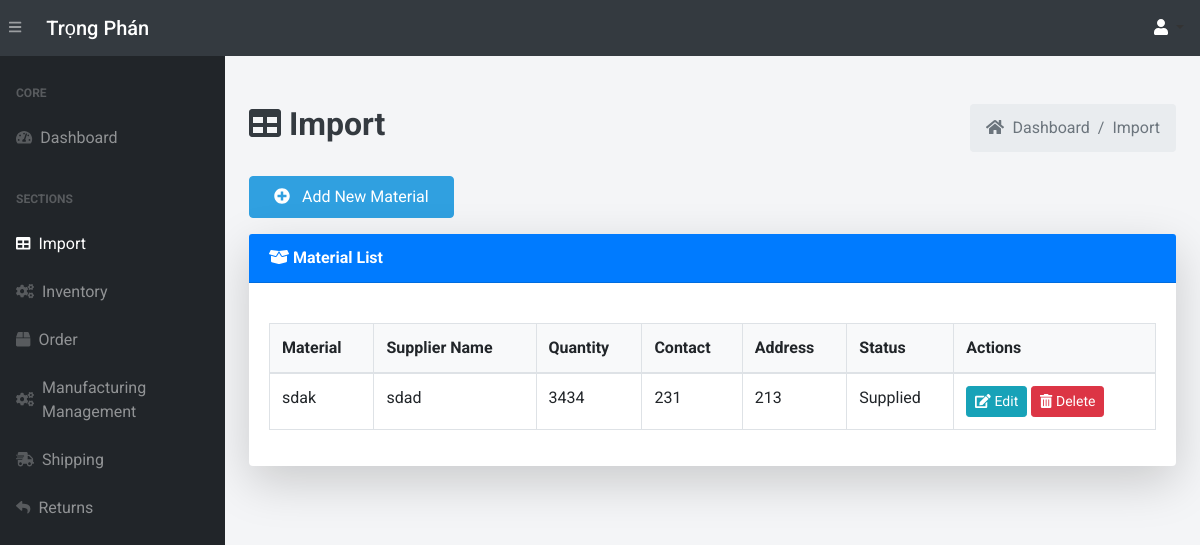
Page /import/ (signed in) on the earlier database version.
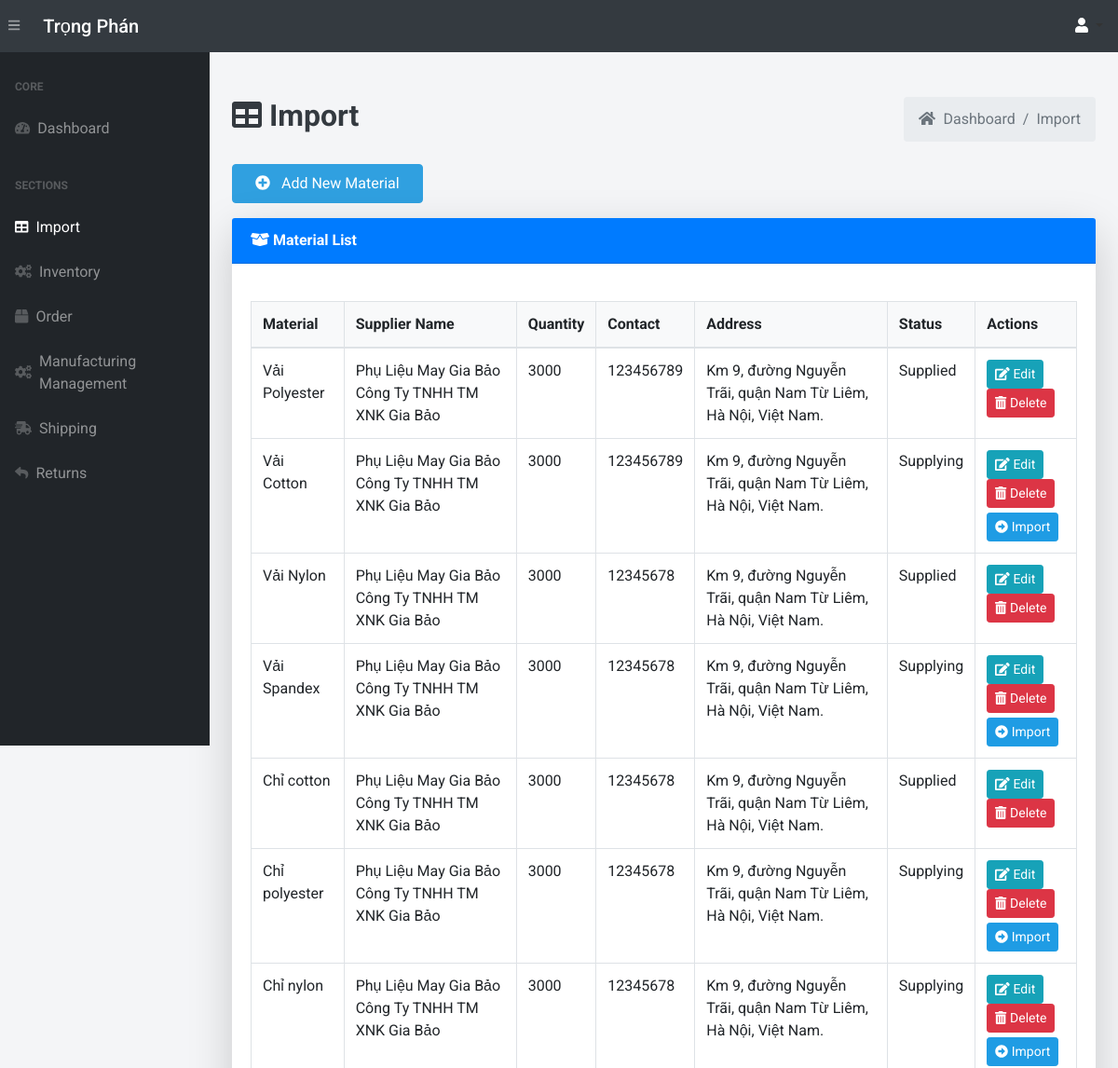
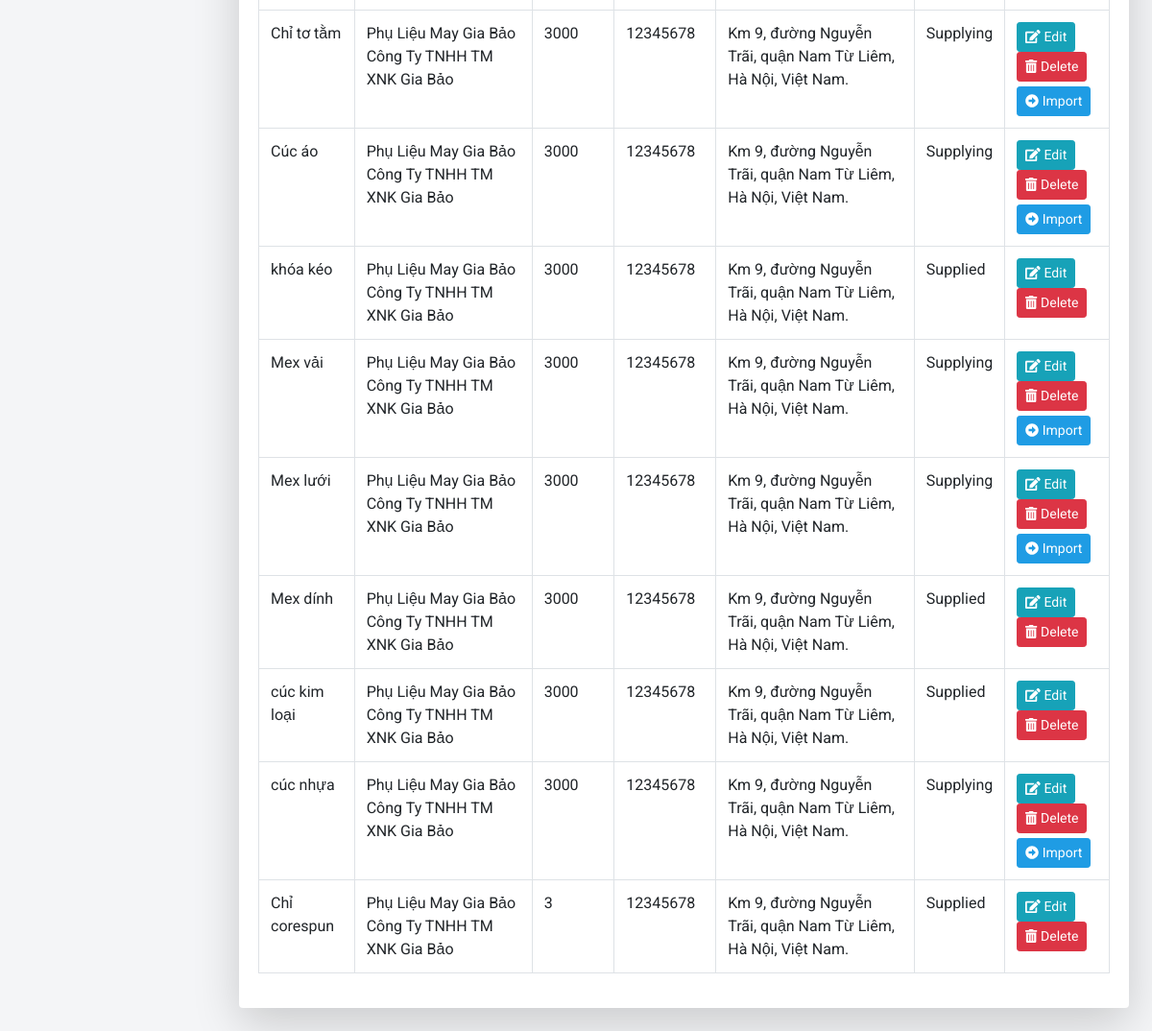
Same page on the later database version (2 pictures, top to bottom).
### app.py (models this page shows, shortened)
class Import(db.Model):
    __tablename__ = 'imports'
    import_id = db.Column(db.Integer, primary_key=True, autoincrement=True)
    material_name = db.Column(db.String(255), nullable=False)
    material_description = db.Column(db.String(255))
    quantity_in_stock = db.Column(db.Integer, default=0)
    reorder_level = db.Column(db.Integer, default=30)
    sup_name = db.Column(db.String(255), nullable=False)
    sup_contact_info = db.Column(db.String(255), nullable=False)
    sup_address = db.Column(db.String(255), nullable=False)
    status = db.Column(db.String(50), default="Supplying")
    section_name = db.Column(db.String(255))  # Section name for classification
    category = db.Column(db.String(255))  # Category of the material

### app.py (the view, shortened to what this page needs)
@app.route('/import/', methods=["GET", "POST"])
@login_required
def view_import():
    imports = Import.query.all()
    return render_template("import.html", imports=imports)

### app.py (called while the page is built, shortened)
@login_manager.user_loader
def load_user(user_id):
    return User.query.get(int(user_id))

def add_monthly_data():
    current_year = datetime.now().year
    months = [f"{current_year}-{str(month).zfill(2)}" for month in range(1, 4)]  # Tháng 1 đến tháng 6
    for month in months:
        existing_month_data = db.session.query(Order).filter(Order.order_date.like(f'{month}%')).first()
    db.session.commit()

@app.before_request
def initialize_data():
    add_monthly_data()

### templates/import.html (shortened to what this page needs)
{% extends 'base.html' %}
{% block content %}
<main>
    <div class="container-fluid mt-5">
        <div class="d-flex justify-content-between align-items-center mb-4">
            <h1 class="text-dark font-weight-bold" style="font-size: 2rem;">
                <i class="fas fa-table"></i> Import
            </h1>
            <ol class="breadcrumb mb-0">
                <li class="breadcrumb-item"><a href="/dashboard" class="text-decoration-none text-muted"><i class="fas fa-home mr-1"></i> Dashboard</a></li>
                <li class="breadcrumb-item"><a href="/import/" class="text-decoration-none text-muted">Import</a></li>
            </ol>
        </div>
        <div class="mb-3">
            <a href="/add-import" class="btn btn-add px-4 py-2 hover-shadow">
                <i class="fas fa-plus-circle mr-2"></i> Add New Material
            </a>
        </div>
        <div class="card shadow-lg border-0 mb-4">
            <div class="card-header bg-primary text-white font-weight-bold">
                <i class="fas fa-box-open"></i> Material List
            </div>
            <div class="card-body">
                <table class="table table-bordered table-hover" id="dataTable" width="100%" cellspacing="0">
                    <thead class="bg-light">
                        <tr>
                            <th>Material </th>
                            <th>Supplier Name</th>
                            <th>Quantity</th>
                            <th>Contact</th>
                            <th>Address</th>
                            <th>Status</th>
                            <th>Actions</th>
                        </tr>
                    </thead>
                    <tbody>
                        {% for import_record in imports %}
                        <tr>
                            <td>{{ import_record.material_name }}</td>
                            <td>{{ import_record.sup_name }}</td>
                            <td>{{ import_record.quantity_in_stock }}</td>
                            <td>{{ import_record.sup_contact_info }}</td>
                            <td>{{ import_record.sup_address }}</td>
                            <td>{{ import_record.status }}</td>
                            <td>
                                <a href="/update-import/{{ import_record.import_id }}" class="btn btn-info btn-sm hover-shadow">
                                    <i class="fas fa-edit"></i> Edit
                                </a>
                                <form action="{{ url_for('delete_import', import_id=import_record.import_id) }}" method="POST" style="display:inline;">
                                    <button type="submit" class="btn btn-danger btn-sm hover-shadow" onclick="return confirm('Are you sure you want to delete this import item?')" >
                                        <i class="fas fa-trash-alt"></i> Delete
                                    </button>
                                </form><br>
                                {% if import_record.status == 'Supplying' or import_record.status == 'Supply' %}
                                <form action="{{ url_for('update_import_status', import_id=import_record.import_id) }}" method="POST" style="display:inline;" >
                                    <button type="submit" class="btn btn-ac btn-sm hover-shadow"  style="margin-top: 5px;">
                                        <i class="fas fa-arrow-alt-circle-right"></i> Import
                                    </button>
                                </form>
                                {% endif %}
                            </td>
                        </tr>
                        {% endfor %}
                    </tbody>
                </table>
            </div>
        </div>
    </div>
</main>
{% endblock %}

Differences in the rows shown:
changed Import: material_name "sdak" → "Vải Polyester"; sup_name "sdad" → "Phụ Liệu May Gia Bảo Công Ty TNHH TM XNK Gia Bảo"; quantity_in_stock "3434" → "3000"; sup_contact_info "231" → "123456789"; sup_address "213" → "Km 9, đường Nguyễn Trãi, quận Nam Từ Liêm, Hà Nội, Việt Nam."
added Import: material_name "Vải Cotton", sup_name "Phụ Liệu May Gia Bảo Công Ty TNHH TM XNK Gia Bảo", quantity_in_stock "3000", sup_contact_info "123456789", sup_address "Km 9, đường Nguyễn Trãi, quận Nam Từ Liêm, Hà Nội, Việt Nam.", status "Supplying"
added Import: material_name "Vải Nylon", sup_name "Phụ Liệu May Gia Bảo Công Ty TNHH TM XNK Gia Bảo", quantity_in_stock "3000", sup_contact_info "12345678", sup_address "Km 9, đường Nguyễn Trãi, quận Nam Từ Liêm, Hà Nội, Việt Nam.", status "Supplied"
added Import: material_name "Vải Spandex", sup_name "Phụ Liệu May Gia Bảo Công Ty TNHH TM XNK Gia Bảo", quantity_in_stock "3000", sup_contact_info "12345678", sup_address "Km 9, đường Nguyễn Trãi, quận Nam Từ Liêm, Hà Nội, Việt Nam.", status "Supplying"
added Import: material_name "Chỉ cotton", sup_name "Phụ Liệu May Gia Bảo Công Ty TNHH TM XNK Gia Bảo", quantity_in_stock "3000", sup_contact_info "12345678", sup_address "Km 9, đường Nguyễn Trãi, quận Nam Từ Liêm, Hà Nội, Việt Nam.", status "Supplied"
added Import: material_name "Chỉ polyester", sup_name "Phụ Liệu May Gia Bảo Công Ty TNHH TM XNK Gia Bảo", quantity_in_stock "3000", sup_contact_info "12345678", sup_address "Km 9, đường Nguyễn Trãi, quận Nam Từ Liêm, Hà Nội, Việt Nam.", status "Supplying"
added Import: material_name "Chỉ nylon", sup_name "Phụ Liệu May Gia Bảo Công Ty TNHH TM XNK Gia Bảo", quantity_in_stock "3000", sup_contact_info "12345678", sup_address "Km 9, đường Nguyễn Trãi, quận Nam Từ Liêm, Hà Nội, Việt Nam.", status "Supplying"
added Import: material_name "Chỉ tơ tằm", sup_name "Phụ Liệu May Gia Bảo Công Ty TNHH TM XNK Gia Bảo", quantity_in_stock "3000", sup_contact_info "12345678", sup_address "Km 9, đường Nguyễn Trãi, quận Nam Từ Liêm, Hà Nội, Việt Nam.", status "Supplying"
added Import: material_name "Cúc áo", sup_name "Phụ Liệu May Gia Bảo Công Ty TNHH TM XNK Gia Bảo", quantity_in_stock "3000", sup_contact_info "12345678", sup_address "Km 9, đường Nguyễn Trãi, quận Nam Từ Liêm, Hà Nội, Việt Nam.", status "Supplying"
added Import: material_name "khóa kéo", sup_name "Phụ Liệu May Gia Bảo Công Ty TNHH TM XNK Gia Bảo", quantity_in_stock "3000", sup_contact_info "12345678", sup_address "Km 9, đường Nguyễn Trãi, quận Nam Từ Liêm, Hà Nội, Việt Nam.", status "Supplied"
added Import: material_name "Mex vải", sup_name "Phụ Liệu May Gia Bảo Công Ty TNHH TM XNK Gia Bảo", quantity_in_stock "3000", sup_contact_info "12345678", sup_address "Km 9, đường Nguyễn Trãi, quận Nam Từ Liêm, Hà Nội, Việt Nam.", status "Supplying"
added Import: material_name "Mex lưới", sup_name "Phụ Liệu May Gia Bảo Công Ty TNHH TM XNK Gia Bảo", quantity_in_stock "3000", sup_contact_info "12345678", sup_address "Km 9, đường Nguyễn Trãi, quận Nam Từ Liêm, Hà Nội, Việt Nam.", status "Supplying"
added Import: material_name "Mex dính", sup_name "Phụ Liệu May Gia Bảo Công Ty TNHH TM XNK Gia Bảo", quantity_in_stock "3000", sup_contact_info "12345678", sup_address "Km 9, đường Nguyễn Trãi, quận Nam Từ Liêm, Hà Nội, Việt Nam.", status "Supplied"
added Import: material_name "cúc kim loại", sup_name "Phụ Liệu May Gia Bảo Công Ty TNHH TM XNK Gia Bảo", quantity_in_stock "3000", sup_contact_info "12345678", sup_address "Km 9, đường Nguyễn Trãi, quận Nam Từ Liêm, Hà Nội, Việt Nam.", status "Supplied"
added Import: material_name "cúc nhựa", sup_name "Phụ Liệu May Gia Bảo Công Ty TNHH TM XNK Gia Bảo", quantity_in_stock "3000", sup_contact_info "12345678", sup_address "Km 9, đường Nguyễn Trãi, quận Nam Từ Liêm, Hà Nội, Việt Nam.", status "Supplying"
added Import: material_name "Chỉ corespun", sup_name "Phụ Liệu May Gia Bảo Công Ty TNHH TM XNK Gia Bảo", quantity_in_stock "3", sup_contact_info "12345678", sup_address "Km 9, đường Nguyễn Trãi, quận Nam Từ Liêm, Hà Nội, Việt Nam.", status "Supplied"
